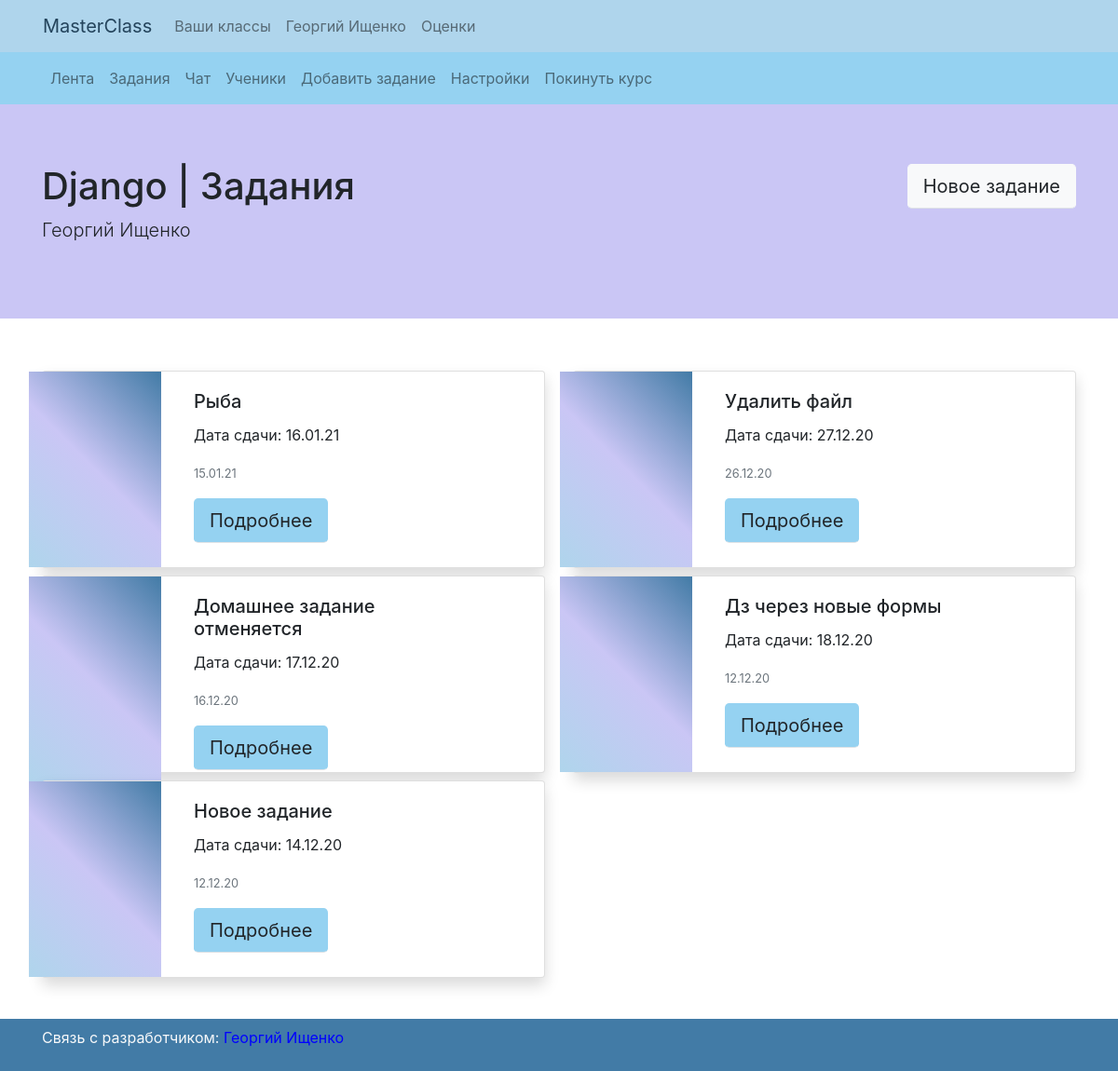
Screenshot of /classes/Django-21/tasks (signed in) with the database file from the repository.
### my_class/models.py (models this page shows, shortened)
class Class(models.Model):
    IT = 'IT'
    ALGEBRA = 'AL'
    BIOLOGY = 'BI'
    GEOMETRY = 'GM'
    GEOGRAPHY = 'GG'
    LINGUISTICS = 'LG'
    MATH = 'MA'
    CATEGORIES = [
        (IT, 'IT'),
        (ALGEBRA, 'Алгебра'),
        (BIOLOGY, 'Биология'),
        (GEOMETRY, 'География'),
        (GEOGRAPHY, 'Геометрия'),
        (LINGUISTICS, 'Лингвистика'),
        (MATH, 'Математика')
    ]
    name = models.CharField(max_length=128)
    teacher = models.ForeignKey(settings.AUTH_USER_MODEL, on_delete=models.CASCADE, null=True, blank=True)
    category = models.CharField(max_length=32, choices=CATEGORIES, blank=True, null=True)
    class Meta:
        verbose_name = "Классы"
        verbose_name_plural = "Классы"
    def get_absolute_url_feed(self):
        return reverse('feed', kwargs={'name': self.name, 'pk': self.pk})
    def get_absolute_url_tasks(self):
        return reverse('tasks', kwargs={'name': self.name, 'pk': self.pk})
    def get_absolute_url_task_add(self):
        return reverse('task-add', kwargs={'name': self.name, 'pk': self.pk})
    def get_absolute_url_students(self):
        return reverse('students', kwargs={'name': self.name, 'pk': self.pk})
    def get_absolute_url_settings(self):
        return reverse('settings', kwargs={'name': self.name, 'pk': self.pk})
    def get_absolute_url_leave(self):
        return reverse('leave', kwargs={'name': self.name, 'pk': self.pk})

class Task(models.Model):
    title = models.CharField(max_length=32)
    body = RichTextUploadingField(blank=True, null=True)
    date = models.DateField()
    current_class = models.ForeignKey('Class', on_delete=models.CASCADE, null=True, blank=True)
    author = models.ForeignKey(settings.AUTH_USER_MODEL, on_delete=models.CASCADE, blank=True, null=True)
    published_date = models.DateTimeField(auto_now_add=True)
    edit_date = models.DateTimeField(auto_now_add=True, blank=True, null=True)
    max_mark = models.IntegerField(default=5)
    class Meta:
        verbose_name = "Задания"
        verbose_name_plural = "Задания"
    def get_absolute_url(self):
        return reverse('task-view', kwargs={'name': self.current_class.name, 'pk': self.current_class.pk,
                                            'pin': generate_pin(self.pk)})

### my_class/views.py (the view)
# urls.py: path('classes/<str:name>-<int:pk>/tasks', class_tasks, name='tasks'),
@login_required
def class_tasks(request, name, pk):
    current_class = get_object_or_404(Class, pk=pk)
    tasks = Task.objects.filter(current_class=current_class).order_by('-published_date')
    is_teacher = False
    if request.user == current_class.teacher:
        is_teacher = True
    return render(request, 'class_tasks.html', {
        'class': current_class,
        'tasks': tasks,
        'is_teacher': is_teacher
    })

### my_class/models.py (called while the page is built)
def generate_pin(n):
    return n ^ 612345

    def is_teacher(self):
        if len(Class.objects.filter(teacher=self.user)) > 0:
            return True
        else:
            return False

### my_class/templates/class_tasks.html
{% extends "base.html" %}
{% block content %}
{% include 'class_nav.html' %}
<div class="jumbotron jumbotron-fluid" style="background-color: #CAC6F5;">
  <div class="container">
    <h1 class="display-5">{{class.name}} | Задания
        {% if is_teacher %}
    <a class="btn btn-lg btn-light float-right border-bottom" href='{{class.get_absolute_url_task_add}}' type="submit"
				style="">Новое задание</a>
        {% endif %}
    </h1>
    <p class="lead">{{class.teacher.first_name}} {{class.teacher.last_name}}</p>
  </div>
</div>
<div class="album mt-5">
    <div class="container">
        <div class="row row-cols-1 row-cols-sm-2 row-cols-md-2 g-3">
            {% for task in tasks %}
                <div class="col">
                    <div class="card mt-2 shadow" >
                      <div class="row g-0" style="height: 210px;">
                        <div class="col-md-3" style="background: -webkit-linear-gradient(45deg, rgb(175, 213, 236), rgb(202, 198, 245), rgb(66, 123, 166));
                                                    background: -moz-linear-gradient(45deg, rgb(175, 213, 236), rgb(202, 198, 245), rgb(66, 123, 166));
                                                    background: linear-gradient(45deg, rgb(175, 213, 236), rgb(202, 198, 245), rgb(66, 123, 166));">
                        </div>
                        <div class="col-md-8">
                          <div class="card-body">
                            <h5 class="card-title">{{task.title}}</h5>
                            <p class="card-text">Дата сдачи: {{task.date | date:'d.m.y'}}</p>
                            <p class="card-text"><small class="text-muted">{{task.published_date | date:'d.m.y'}}</small></p>
                              <a href="{{task.get_absolute_url}}" class="btn btn-lg border-bottom" style="background-color: #95D2F1;">Подробнее</a>
                          </div>
                        </div>
                      </div>
                </div>
                </div>
           {% endfor %}
        </div>
    </div>
</div>
{% endblock %}

### my_class/templates/base.html (shortened to what this page needs)
{% load static %}
<!doctype html>
<html>
  <head>
  	<link href="{% static 'vendor/bootstrap/css/bootstrap.min.css' %}" rel="stylesheet">
  </head>
  <header>
    <div style="background-color: #AFD5EC;">
      <nav class="container navbar navbar-expand-lg navbar-light">
        <a class="navbar-brand" href="/homepage" style="color: #24445c;">MasterClass</a>
        <div class="collapse navbar-collapse" id="navbarNavAltMarkup">
          <div class="navbar-nav">
            <a class="nav-link" href="/classes">Ваши классы</a>
            <a class="nav-link" href="/im">{{request.user.first_name}} {{request.user.last_name}}</a>
            <a class="nav-link" href="/im/marks">Оценки</a>
          </div>
        </div>
      </nav>
    </div>
  </header>
  <body style="padding-bottom: 100px;">
    {% block content %}
    {% endblock %}
  </body>
  <footer class="footer py-2 mt-auto navbar fixed-bottom" style="background-color: #427BA6;">
      <div class="container">
        <p class="text-light">Связь с разработчиком: <a href="mailto:ishchenko.georgii@lit1533.ru" style="color: blue;">Георгий Ищенко</a></p>
      </div>
  </footer>
</html>

### rows the page displays
Class: name "Django", teacher.first_name "Георгий", teacher.last_name "Ищенко"
Task: title "Рыба", date "16.01.21", published_date "15.01.21"
Task: title "Удалить файл", date "27.12.20", published_date "26.12.20"
Task: title "Домашнее задание отменяется", date "17.12.20", published_date "16.12.20"
Task: title "Дз через новые формы", date "18.12.20", published_date "12.12.20"
Task: title "Новое задание", date "14.12.20", published_date "12.12.20"

### other values shown
{{ request.user.first_name }} "Георгий"
{{ request.user.last_name }} "Ищенко"
